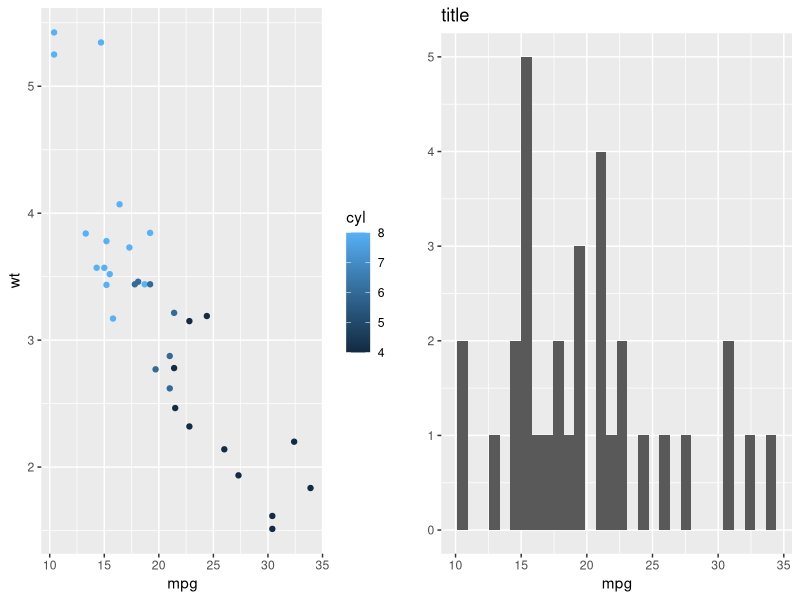

Here is the R script that generated this plot:
#https://github.com/baptiste/gridextra/wiki/arranging-ggplot
library(ggplot2)
p1 <- qplot(mpg, wt, data=mtcars, colour=cyl)
p2 <- qplot(mpg, data = mtcars) + ggtitle("title")
p3 <- qplot(mpg, data = mtcars, geom = "dotplot")
p4 <- p1 + facet_wrap(~carb, nrow=1) + theme(legend.position="none") +
  ggtitle("facetted plot")

library(gridExtra)
grid.arrange(p1,p2,nrow=1)

library(gtable)
